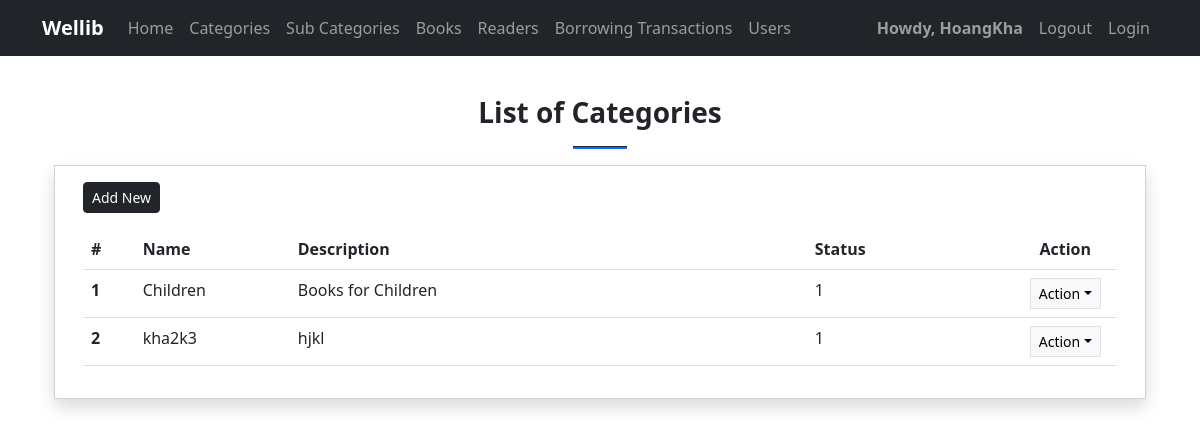
/ad/category/, run on an earlier commit of the app's database.
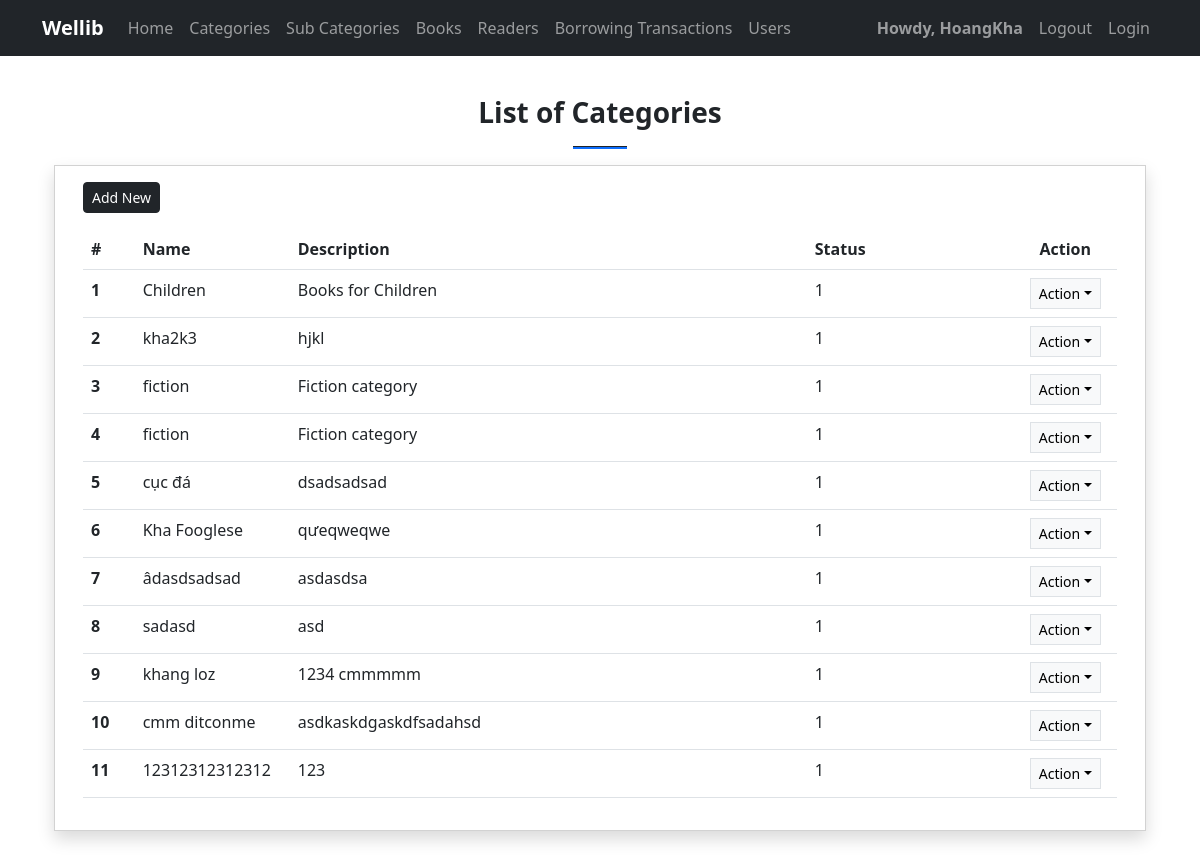
And on a later commit of the database.
### ad/models.py (models this page shows, shortened)
class Category(models.Model):
    name = models.CharField(max_length=250)
    description = models.TextField(blank=True, null= True)
    status = models.CharField(max_length=2, choices=(('1','Active'), ('2','Inactive')), default = 1)
    delete_flag = models.IntegerField(default = 0)
    date_added = models.DateTimeField(default = timezone.now)

### ad/views.py (the view)
# urls.py: path('category/', views.category, name = 'category'),
def category(request):
    context = context_data()
    context['page_title'] = 'Categories'
    context['data'] = models.Category.objects.all()
    return render(request, 'ad/category.html', context)

### ad/views.py (called while the page is built)
def context_data():
    context = {
        'page_title': '',
        'system_name': 'Wellib',
    }
    return context

### ad/templates/ad/category.html (shortened to what this page needs)
{% extends 'ad/base.html' %}
{% block Page_content %}
<section class="py-4">
  <div class="container">
    <h3 class="fw-bolder text-center">List of Categories</h3>
    <center>
      <hr class="bg-primary opacity-100" style="height:3px" width="5%" />
    </center>
    <div class="card rounded-0 shadow">
      <div class="card-body">
        <div class="container-fluid">
          <div class="text-start mb-3">
            <a href="{% url 'ad:manage_category'%}" class="btn btn-sm btn-dark rounded-1 bg-gradient-primary" type="button">Add New</a>
          </div>
          <table class="table">
            <colcategory>
              <col width="5%" />
              <col width="15%" />
              <col width="50%" />
              <col width="20%" />
              <col width="10%" />
            </colcategory>
            <thead>
              <tr>
                <th scope="col">#</th>
                <th scope="col">Name</th>
                <th scope="col">Description</th>
                <th scope="col">Status</th>
                <th class="text-center">Action</th>
              </tr>
            </thead>
            <tbody>
              {% if data %}
                {% for d in data %}
                  <tr>
                    <th scope="row">{{ forloop.counter }}</th>
                    <td>{{ d.name }}</td>
                    <td>{{ d.description }}</td>
                    <td>{{ d.status }}</td>
                    <td class="text-center">
                      <div class="dropdown">
                        <button class="btn btn-light btn-sm rounded-0 border dropdown-toggle" type="button" id="{{ d.pk }}" data-bs-toggle="dropdown" aria-expanded="false">Action</button>
                      </div>
                    </td>
                  </tr>
                {% endfor %}
              {% endif %}
            </tbody>
          </table>
        </div>
      </div>
    </div>
  </div>
</section>
{% endblock %}

### ad/templates/ad/base.html (shortened to what this page needs)
<!DOCTYPE html>
<html lang="en">
<head>
    <link href="https://cdn.jsdelivr.net/npm/bootstrap@5.3.0/dist/css/bootstrap.min.css" rel="stylesheet">
</head>
<body>
    {% include "ad/navbar.html" %}
    <div class="wrapper py-5 mt-4">
        <div class="container mb-3">
            {% block Page_content%}{% endblock Page_content%}
        </div>
    </div>
</body>
</html>

### ad/templates/ad/navbar.html (shortened to what this page needs)
{% load static %}
<header>
    <nav class="navbar navbar-expand-lg navbar-dark bg-dark fixed-top">
        <div class="container">
            <a class="navbar-brand" target="_blank" href="./">
                <b>{{system_name}}</b>
            </a>
            <div class="collapse navbar-collapse" id="navbarExample01">
                <ul class="navbar-nav me-auto mb-2 mb-lg-0" id="topNav">
                    <li class="nav-item">
                        <a class="nav-link" aria-current="page" href="{% url 'ad:home'%}">Home</a>
                    </li>
                    <li class="nav-item">
                        <a class="nav-link" aria-current="page" href="{% url 'ad:category'%}">Categories</a>
                    </li>
                    <li class="nav-item">
                        <a class="nav-link" aria-current="page" href="{% url 'ad:sub_category'%}">Sub Categories</a>
                    </li>
                    <li class="nav-item">
                        <a class="nav-link" aria-current="page" href="{% url 'ad:book'%}">Books</a>
                    </li>
                    <li class="nav-item">
                        <a class="nav-link" aria-current="page" href="">Readers</a>
                    </li>
                    <li class="nav-item">
                        <a class="nav-link" aria-current="page" href="">Borrowing Transactions</a>
                    </li>
                    <li class="nav-item">
                        <a class="nav-link" aria-current="page" href="">Users</a>
                    </li>
                </ul>
                <ul class="navbar-nav d-flex flex-row">
                    <li class="nav-item">
                        <a class="nav-link"  href=""><b>Howdy, HoangKha</b></a>
                    </li>
                    <li class="nav-item">
                        <a class="nav-link" aria-current="page" href="">Logout</a>
                    </li>
                    <li class="nav-item">
                        <a class="nav-link" aria-current="page" href="">Login</a>
                    </li>
                </ul>
            </div>
        </div>
    </nav>
</header>

What changed in the data, as far as the page shows it:
added Category: name "fiction", description "Fiction category", status "1"
added Category: name "fiction", description "Fiction category", status "1"
added Category: name "cục đá", description "dsadsadsad", status "1"
added Category: name "Kha Fooglese", description "qưeqweqwe", status "1"
added Category: name "âdasdsadsad", description "asdasdsa", status "1"
added Category: name "sadasd", description "asd", status "1"
added Category: name "khang loz", description "1234 cmmmmm", status "1"
added Category: name "cmm ditconme", description "asdkaskdgaskdfsadahsd", status "1"
added Category: name "12312312312312", description "123", status "1"
